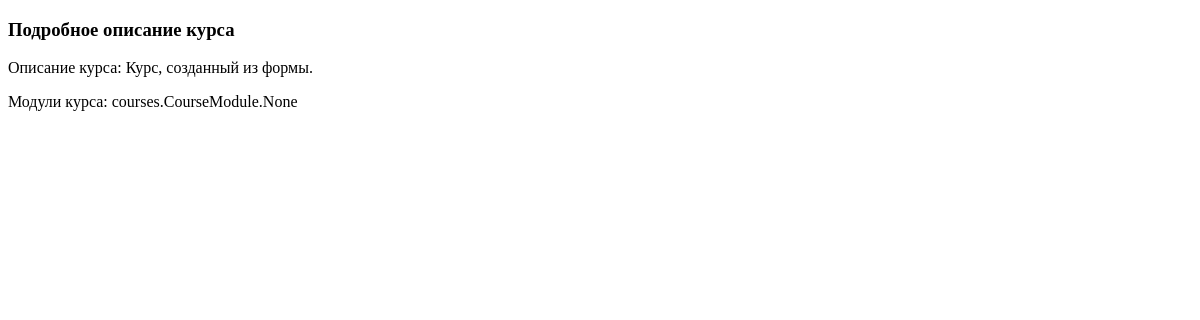
The page /course/5/ on the database as committed earlier.
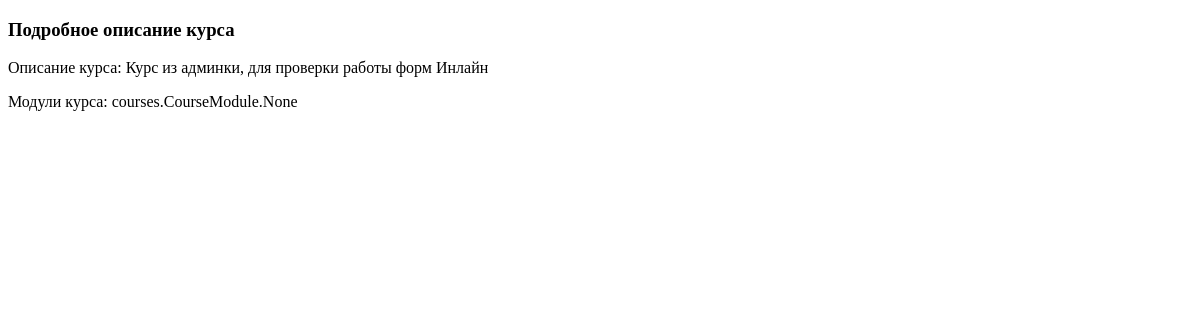
The same page on the database as committed later.
### courses/models.py (models this page shows, shortened)
class Course(models.Model):
    category = models.ForeignKey(CourseCategory, on_delete=models.SET_NULL, null=True, related_name='courses')
    title = models.CharField(max_length=180, blank=False)
    description = models.TextField(max_length=1000, blank=False, null=False, help_text='Add course description')
    start_date = models.DateField(blank=True, null=True)
    end_date = models.DateField(blank=True, null=True)

### courses/views.py (the view)
# urls.py: path('course/<pk>/', CourseDetailView.as_view(), name='course_detail'),
class CourseDetailView(DetailView):
    model = Course

### courses/templates/courses/course_detail.html (shortened to what this page needs)
<!DOCTYPE html>
<html lang="en">
<head>
</head>
<body>
<h3>Подробное описание курса</h3>
<p>Описание курса: {{ course.description }}</p>
<p> Модули курса: {{ course.modules }}</p>
</body>
</html>

Rows that differ between the two databases and show on the page:
changed Course "courses.CourseModule.None": description "Курс, созданный из формы." → "Курс из админки, для проверки работы форм Инлайн"
